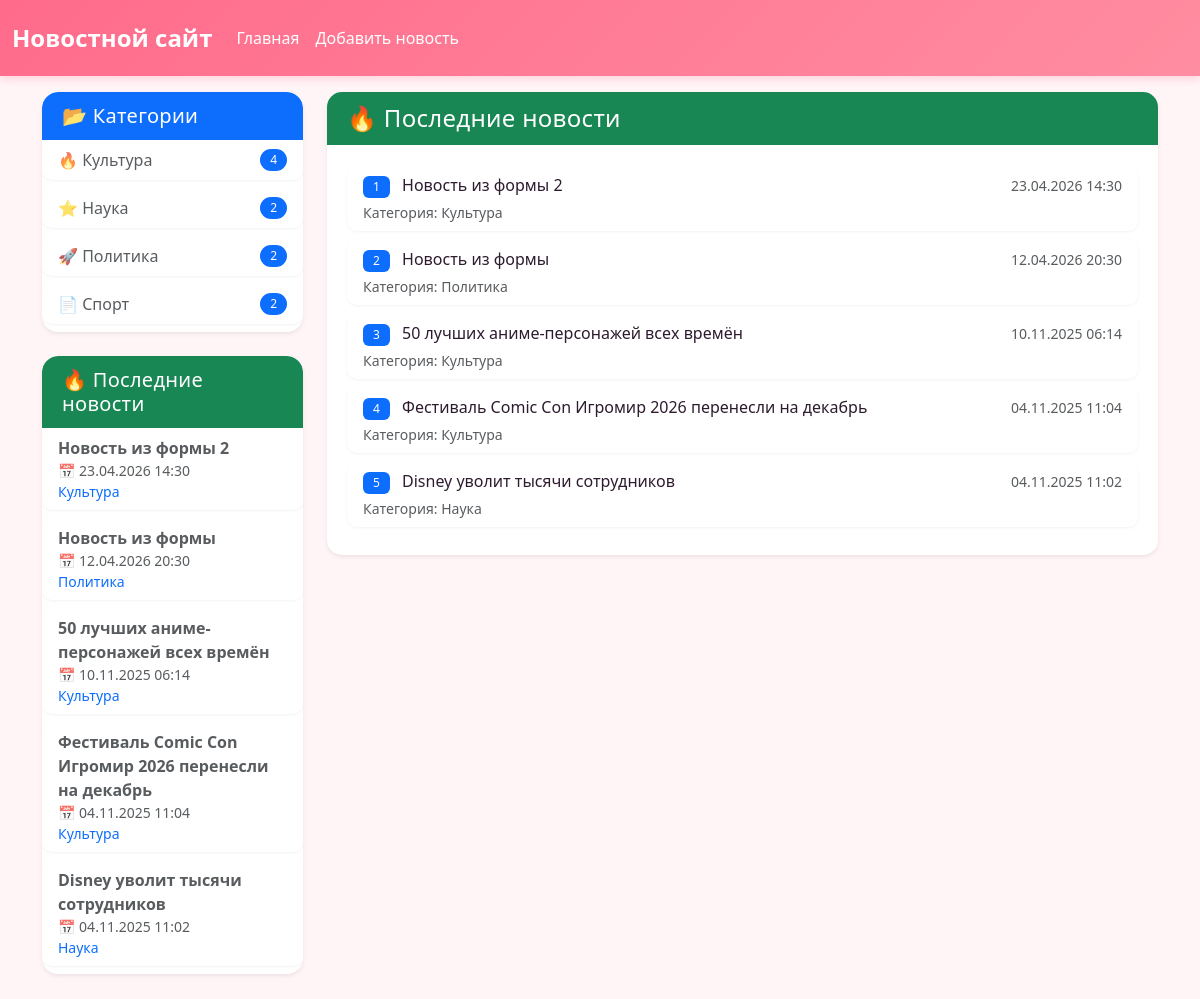
Screenshot of /last/ with the database file from the repository.
### news/models.py (models this page shows, shortened)
class Category(models.Model):
    title = models.CharField(max_length=150, db_index=True,
                             verbose_name='Наименование категории', blank=True)
    def get_absolute_url(self):
        return reverse('category', kwargs={'category_id': self.pk})
    class Meta:
        verbose_name = 'Категория'
        verbose_name_plural = 'Категория'
        ordering = ['title', ]

class News(models.Model):
    title = models.CharField(max_length=150, verbose_name='Наименование')
    content = models.TextField(blank=True, verbose_name='Контент')
    created_at = models.DateTimeField(auto_now_add=True, verbose_name='Дата публикации')
    updated_at = models.DateTimeField(auto_now=True, verbose_name='Обновлено')
    photo = models.ImageField(upload_to='photos/%Y/%m/%d', verbose_name='Фото', blank=True)
    is_published = models.BooleanField(default=True, verbose_name='Опубликовано')
    category = models.ForeignKey(Category, on_delete=models.PROTECT, null=True, verbose_name='Категория', )
    views = models.IntegerField(default=0, verbose_name='Количество просмотров')
    def get_absolute_url(self):
        return reverse('view_news', kwargs={'pk': self.pk})
    class Meta:
        verbose_name = 'Новость'
        verbose_name_plural = 'Новости'
        ordering = ['created_at', ]

### news/views.py (the view)
# urls.py: path('last/', views.LastNews.as_view(), name='last_news'),
class LastNews(ListView):
    model = News
    template_name = 'news/last_news.html'
    context_object_name = 'last_news'
    def get_queryset(self):
        return News.objects.filter(
            is_published=True
        ).order_by('-created_at')[:5]
    def get_context_data(self, **kwargs):
        context = super().get_context_data(**kwargs)
        context['title'] = 'Последние новости'
        return context

### news/templatetags/news_tags.py (called while the page is built)
@register.simple_tag(name='get_list_categories')
def get_list_categories():
    return Category.objects.annotate(
        cnt=Count('news', filter=Q(news__is_published=True))
    ).filter(cnt__gt=0)

### news/templates/news/last_news.html (shortened to what this page needs)
{% extends 'base.html' %}
{% block content %}
<div class="card shadow-sm">
    <div class="card-header bg-success text-white">
        <h4 class="mb-0">
            🔥 {{ title }}
        </h4>
    </div>
    <div class="card-body">
        {% if last_news %}
            <div class="list-group list-group-flush">
                {% for item in last_news %}
                    <div class="list-group-item list-group-item-action">
                        <div class="d-flex justify-content-between align-items-center">
                            <div>
                                <span class="badge bg-primary me-2">{{ forloop.counter }}</span>
                                <a href="{{ item.get_absolute_url }}" class="text-decoration-none">
                                    {{ item.title }}
                                </a>
                            </div>
                            <small class="text-muted">
                                {{ item.created_at|date:"d.m.Y H:i" }}
                            </small>
                        </div>
                        <div class="mt-1 small text-muted">
                            Категория: {{ item.category.title }}
                        </div>
                    </div>
                {% endfor %}
            </div>
        {% else %}
            <p class="text-muted text-center">Новостей пока нет</p>
        {% endif %}
    </div>
</div>
{% endblock %}

### templates/inc/_sidebar.html
{% load news_tags %}
<div class="card shadow-sm border-0 rounded-4 mb-4">
    <div class="card-header bg-primary text-white rounded-top-4">
        <h5 class="mb-0">
            📂 Категории
        </h5>
    </div>
    <div class="list-group list-group-flush">
        {% get_list_categories as categories %}
        {% for item in categories %}
            <a href="{{ item.get_absolute_url }}"
               class="list-group-item list-group-item-action d-flex justify-content-between align-items-center">
                <span>
                    {% if forloop.counter == 1 %}🔥
                    {% elif forloop.counter == 2 %}⭐
                    {% elif forloop.counter == 3 %}🚀
                    {% else %}📄
                    {% endif %}
                    {{ item.title }}
                </span>
                <span class="badge bg-primary rounded-pill">{{ item.cnt|default:0 }}</span>
            </a>
        {% empty %}
            <div class="list-group-item text-muted text-center">
                Категории не добавлены
            </div>
        {% endfor %}
    </div>
</div>
{% if last_news %}
<div class="card shadow-sm border-0 rounded-4">
    <div class="card-header bg-success text-white rounded-top-4">
        <h5 class="mb-0">
            🔥 Последние новости
        </h5>
    </div>
    <div class="list-group list-group-flush">
        {% for item in last_news %}
            <a href="{{ item.get_absolute_url }}"
               class="list-group-item list-group-item-action">
                <div class="d-flex flex-column">
                    <span class="fw-bold">{{ item.title|truncatewords:8 }}</span>
                    <small class="text-muted">
                        📅 {{ item.created_at|date:"d.m.Y H:i" }}
                    </small>
                    <small class="text-primary">
                        {{ item.category.title }}
                    </small>
                </div>
            </a>
        {% endfor %}
    </div>
</div>
{% endif %}

### MySite/static/css/style.css (style rules this page uses)
body { background-color: #fff5f7; font-family: 'Segoe UI', Tahoma, Geneva, Verdana, sans-serif; color: #2d1b2e; }
.card { border: none; border-radius: 15px; background: white; box-shadow: 0 5px 15px rgba(0, 0, 0, 0.08); margin-bottom: 25px; overflow: hidden; }
.card-header { background-color: #ff6b8b; color: white; padding: 12px 20px; font-weight: 600; border: none; }
.card-body { padding: 20px; }
.list-group-item { border: none; background: white; margin-bottom: 8px; border-radius: 10px !important; box-shadow: 0 1px 3px rgba(0, 0, 0, 0.05); }
.list-group-item a { color: #2d1b2e; text-decoration: none; font-weight: 500; }
.list-group-item { transition: all 0.2s ease; border-left: none; border-right: none; }
.list-group-item:first-child { border-top: none; }
.badge { font-weight: 500; padding: 5px 10px; }
.card-header { padding: 12px 20px; font-weight: 600; letter-spacing: 0.3px; }

### rows the page displays
Category: title "Культура", cnt "4"
Category: title "Наука", cnt "2"
Category: title "Политика", cnt "2"
Category: title "Спорт", cnt "2"
News: title "Новость из формы 2", created_at "23.04.2026 14:30", category "Культура"
News: title "Новость из формы", created_at "12.04.2026 20:30", category "Политика"
News: title "50 лучших аниме-персонажей всех времён", created_at "10.11.2025 06:14", category "Культура"
News: title "Фестиваль Comic Con Игромир 2026 перенесли на декабрь", created_at "04.11.2025 11:04", category "Культура"
News: title "Disney уволит тысячи сотрудников", created_at "04.11.2025 11:02", category "Наука"

### other values shown
{{ title }} "Последние новости"
